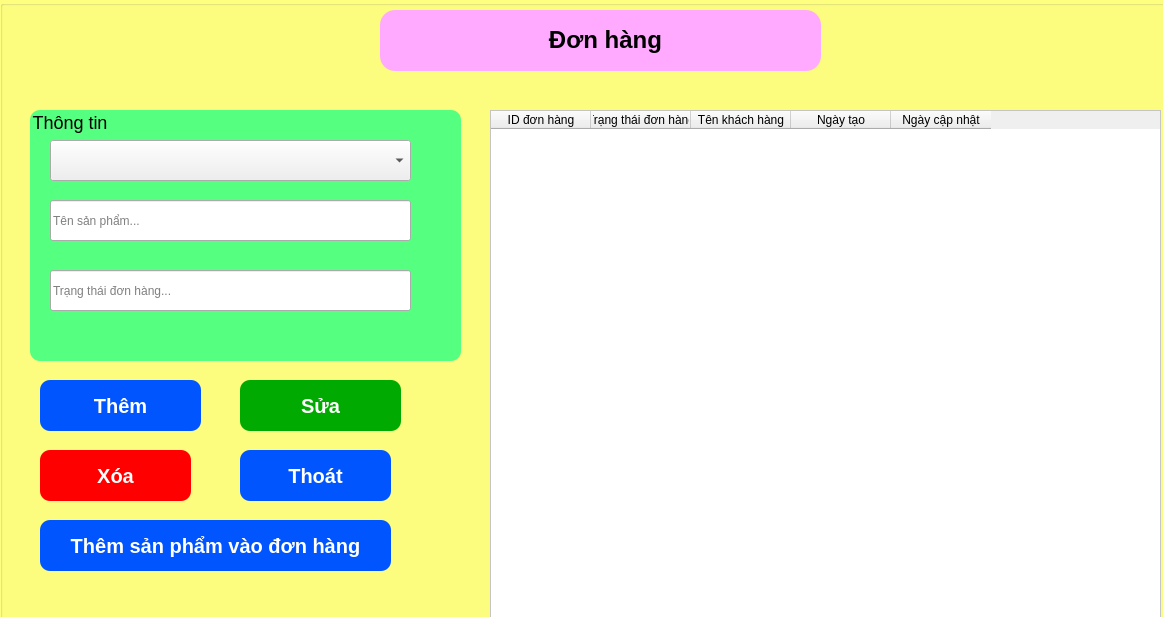
<?xml version="1.0" encoding="UTF-8"?>
<ui version="4.0">
 <class>MainWindow</class>
 <widget class="QMainWindow" name="MainWindow">
  <property name="geometry">
   <rect>
    <x>0</x>
    <y>0</y>
    <width>1163</width>
    <height>617</height>
   </rect>
  </property>
  <property name="windowTitle">
   <string>MainWindow</string>
  </property>
  <widget class="QWidget" name="centralwidget">
   <widget class="QGroupBox" name="groupBox">
    <property name="geometry">
     <rect>
      <x>0</x>
      <y>0</y>
      <width>1231</width>
      <height>721</height>
     </rect>
    </property>
    <property name="styleSheet">
     <string notr="true">QGroupBox{
	background-color:rgb(255, 255, 127);
}</string>
    </property>
    <property name="title">
     <string/>
    </property>
    <widget class="QGroupBox" name="groupBox_2">
     <property name="geometry">
      <rect>
       <x>380</x>
       <y>10</y>
       <width>441</width>
       <height>61</height>
      </rect>
     </property>
     <property name="styleSheet">
      <string notr="true">QGroupBox{
	background-color:rgb(255, 170, 255);
	border-radius: 15px;
}</string>
     </property>
     <property name="title">
      <string/>
     </property>
     <widget class="QLabel" name="label_3">
      <property name="geometry">
       <rect>
        <x>0</x>
        <y>0</y>
        <width>451</width>
        <height>61</height>
       </rect>
      </property>
      <property name="text">
       <string>&lt;html&gt;&lt;head/&gt;&lt;body&gt;&lt;p align=&quot;center&quot;&gt;&lt;span style=&quot; font-size:18pt; font-weight:600;&quot;&gt;Đơn hàng&lt;/span&gt;&lt;/p&gt;&lt;/body&gt;&lt;/html&gt;</string>
      </property>
     </widget>
    </widget>
    <widget class="QGroupBox" name="groupBox_3">
     <property name="geometry">
      <rect>
       <x>30</x>
       <y>110</y>
       <width>431</width>
       <height>251</height>
      </rect>
     </property>
     <property name="styleSheet">
      <string notr="true">QGroupBox{
	background-color:rgb(85, 255, 127);
	font-size:18px;
	border-radius:10px;
}</string>
     </property>
     <property name="title">
      <string>Thông tin</string>
     </property>
     <widget class="QComboBox" name="cmbQuyen">
      <property name="geometry">
       <rect>
        <x>20</x>
        <y>30</y>
        <width>361</width>
        <height>41</height>
       </rect>
      </property>
     </widget>
     <widget class="QLineEdit" name="txtHoTen">
      <property name="geometry">
       <rect>
        <x>20</x>
        <y>160</y>
        <width>361</width>
        <height>41</height>
       </rect>
      </property>
      <property name="styleSheet">
       <string notr="true">font: 14pt &quot;MS Shell Dlg 2&quot;;</string>
      </property>
      <property name="placeholderText">
       <string>Trạng thái đơn hàng...</string>
      </property>
     </widget>
     <widget class="QLineEdit" name="txtHoTen_2">
      <property name="geometry">
       <rect>
        <x>20</x>
        <y>90</y>
        <width>361</width>
        <height>41</height>
       </rect>
      </property>
      <property name="styleSheet">
       <string notr="true">font: 14pt &quot;MS Shell Dlg 2&quot;;</string>
      </property>
      <property name="placeholderText">
       <string>Tên sản phẩm...</string>
      </property>
     </widget>
    </widget>
    <widget class="QPushButton" name="btnThem">
     <property name="geometry">
      <rect>
       <x>40</x>
       <y>380</y>
       <width>161</width>
       <height>51</height>
      </rect>
     </property>
     <property name="styleSheet">
      <string notr="true">QPushButton{
	font-size: 20px;
    border-radius: 10px;
	background-color: rgb(0, 85, 255);
	color:rgb(255, 255, 255);
	font-weight: bold;
}
QPushButton:hover{
	background-color: rgb(0, 170, 255);
	cursor: pointer;
}</string>
     </property>
     <property name="text">
      <string>Thêm</string>
     </property>
    </widget>
    <widget class="QPushButton" name="btnSua">
     <property name="geometry">
      <rect>
       <x>240</x>
       <y>380</y>
       <width>161</width>
       <height>51</height>
      </rect>
     </property>
     <property name="styleSheet">
      <string notr="true">QPushButton{
	font-size: 20px;
    border-radius: 10px;
	background-color: rgb(0, 170, 0);
	color:rgb(255, 255, 255);
	font-weight: bold;
}
QPushButton:hover{
	background-color:rgb(0, 255, 127);
	cursor: pointer;
}</string>
     </property>
     <property name="text">
      <string>Sửa</string>
     </property>
    </widget>
    <widget class="QPushButton" name="btnXoa">
     <property name="geometry">
      <rect>
       <x>40</x>
       <y>450</y>
       <width>151</width>
       <height>51</height>
      </rect>
     </property>
     <property name="styleSheet">
      <string notr="true">QPushButton{
	font-size: 20px;
    border-radius: 10px;
	background-color: rgb(255, 0, 0);
	color:rgb(255, 255, 255);
	font-weight: bold;
}
QPushButton:hover{
	background-color: rgb(255, 84, 84);
	cursor: pointer;
}</string>
     </property>
     <property name="text">
      <string>Xóa</string>
     </property>
    </widget>
    <widget class="QPushButton" name="btnThoat">
     <property name="geometry">
      <rect>
       <x>240</x>
       <y>450</y>
       <width>151</width>
       <height>51</height>
      </rect>
     </property>
     <property name="styleSheet">
      <string notr="true">QPushButton{
	font-size: 20px;
    border-radius: 10px;
	background-color: rgb(0, 85, 255);
	color:rgb(255, 255, 255);
	font-weight: bold;
}
QPushButton:hover{
	background-color: rgb(0, 170, 255);
	cursor: pointer;
}</string>
     </property>
     <property name="text">
      <string>Thoát</string>
     </property>
    </widget>
    <widget class="QPushButton" name="btnThem_2">
     <property name="geometry">
      <rect>
       <x>40</x>
       <y>520</y>
       <width>351</width>
       <height>51</height>
      </rect>
     </property>
     <property name="styleSheet">
      <string notr="true">QPushButton{
	font-size: 20px;
    border-radius: 10px;
	background-color: rgb(0, 85, 255);
	color:rgb(255, 255, 255);
	font-weight: bold;
}
QPushButton:hover{
	background-color: rgb(0, 170, 255);
	cursor: pointer;
}</string>
     </property>
     <property name="text">
      <string>Thêm sản phẩm vào đơn hàng</string>
     </property>
    </widget>
    <widget class="QTableWidget" name="tableWidget">
     <property name="geometry">
      <rect>
       <x>490</x>
       <y>110</y>
       <width>671</width>
       <height>541</height>
      </rect>
     </property>
     <property name="styleSheet">
      <string notr="true">QTableWidget{
	color:rgb(0, 0, 0)
	font: 14pt &quot;MS Shell Dlg 2&quot;;
	Background-color:rgb(255, 255, 255)
}</string>
     </property>
     <property name="rowCount">
      <number>0</number>
     </property>
     <column>
      <property name="text">
       <string>ID đơn hàng</string>
      </property>
     </column>
     <column>
      <property name="text">
       <string>Trạng thái đơn hàng</string>
      </property>
     </column>
     <column>
      <property name="text">
       <string>Tên khách hàng</string>
      </property>
     </column>
     <column>
      <property name="text">
       <string>Ngày tạo</string>
      </property>
     </column>
     <column>
      <property name="text">
       <string>Ngày cập nhật</string>
      </property>
     </column>
    </widget>
   </widget>
  </widget>
 </widget>
 <resources/>
 <connections/>
</ui>
